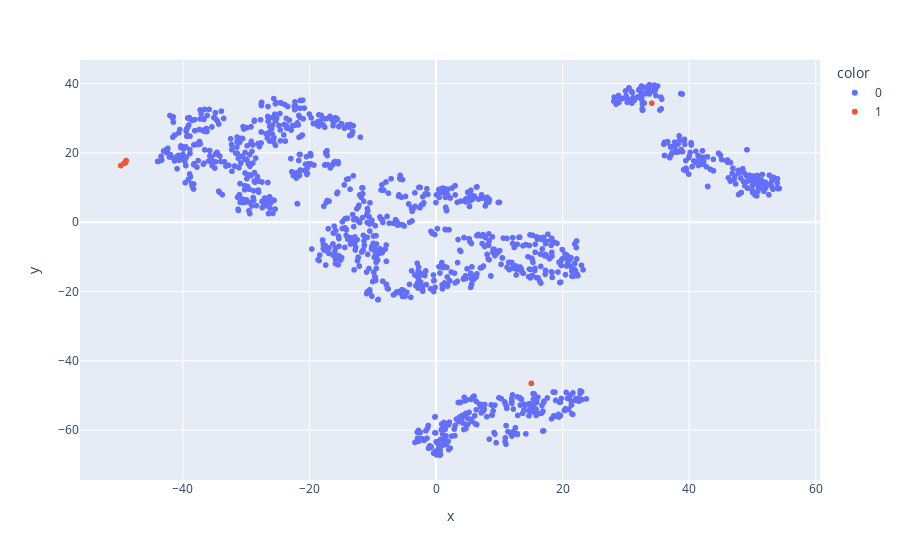

The code cell stored with this chart in its notebook:
### Code cell
machine = 'WOS___176L'
# start_date = datetime.strptime('2021-01-27T17:00:00Z', '%Y-%m-%dT%H:%M:%SZ').replace(tzinfo=timezone.utc)
# end_date = datetime.strptime('2021-01-28T05:00:00Z', '%Y-%m-%dT%H:%M:%SZ').replace(tzinfo=timezone.utc)

start_date = datetime.strptime('2021-01-13T06:00:00Z', '%Y-%m-%dT%H:%M:%SZ').replace(tzinfo=timezone.utc)
end_date = datetime.strptime('2021-01-13T17:00:00Z', '%Y-%m-%dT%H:%M:%SZ').replace(tzinfo=timezone.utc)

data = pd.read_csv(os.path.join(DATA_PATH, machine+'_norm.csv'), parse_dates=['time'])

selected_times = data[(data['time'] > start_date) & (data['time'] < end_date)]['time']

df = data.copy()
method = 'tsne'

df['color'] = df.apply(
    lambda row: '1' if row['time'] in list(selected_times) else '0',
    axis=1
)

X = df.drop(columns=['time'])

if method == 'tsne':
    X_embedded = TSNE(
        n_components=2,
        random_state=RANDOM_STATE
    ).fit_transform(X)
    X_embedded = pd.DataFrame(X_embedded)
    df['x'] = X_embedded[0]
    df['y'] = X_embedded[1]
elif method=='pca':
    pca = PCA(n_components=2).fit_transform(X.values)
    df['x'] = pca[:,0]
    df['y'] = pca[:,1]
fig = px.scatter(df, x='x', y='y', color='color', hover_name='time')
fig.show()

### Figure 1 — Plotly figure (JSON) as saved in the notebook; plotly's stock layout.template omitted (floating-point values rounded to 4 significant figures; data arrays with more than 128 entries replaced by an {"elided": "..."} marker saying what was removed)
{"data": [{"hovertemplate": "<b>%{hovertext}</b><br><br>color=0<br>x=%{x}<br>y=%{y}<extra></extra>", "hovertext": {"elided": "1233 str values"}, "legendgroup": "0", "marker": {"color": "#636efa", "symbol": "circle"}, "mode": "markers", "name": "0", "showlegend": true, "type": "scattergl", "x": {"elided": "1233 float values"}, "xaxis": "x", "y": {"elided": "1233 float values"}, "yaxis": "y"}, {"hovertemplate": "<b>%{hovertext}</b><br><br>color=1<br>x=%{x}<br>y=%{y}<extra></extra>", "hovertext": ["2021-01-13T07:00:00+00:00", "2021-01-13T08:00:00+00:00", "2021-01-13T09:00:00+00:00", "2021-01-13T10:00:00+00:00", "2021-01-13T11:00:00+00:00", "2021-01-13T12:00:00+00:00", "2021-01-13T13:00:00+00:00", "2021-01-13T14:00:00+00:00", "2021-01-13T15:00:00+00:00", "2021-01-13T16:00:00+00:00"], "legendgroup": "1", "marker": {"color": "#EF553B", "symbol": "circle"}, "mode": "markers", "name": "1", "showlegend": true, "type": "scattergl", "x": [-49.02, 15.05, -49.09, -49.34, -49.84, -49.09, -49.1, 15.07, -48.98, 34.1], "xaxis": "x", "y": [17.67, -46.52, 17.28, 16.95, 16.31, 17.15, 17.15, -46.53, 17.76, 34.32], "yaxis": "y"}], "layout": {"legend": {"title": {"text": "color"}, "tracegroupgap": 0}, "margin": {"t": 60}, "xaxis": {"anchor": "y", "domain": [0, 1], "title": {"text": "x"}}, "yaxis": {"anchor": "x", "domain": [0, 1], "title": {"text": "y"}}}}
